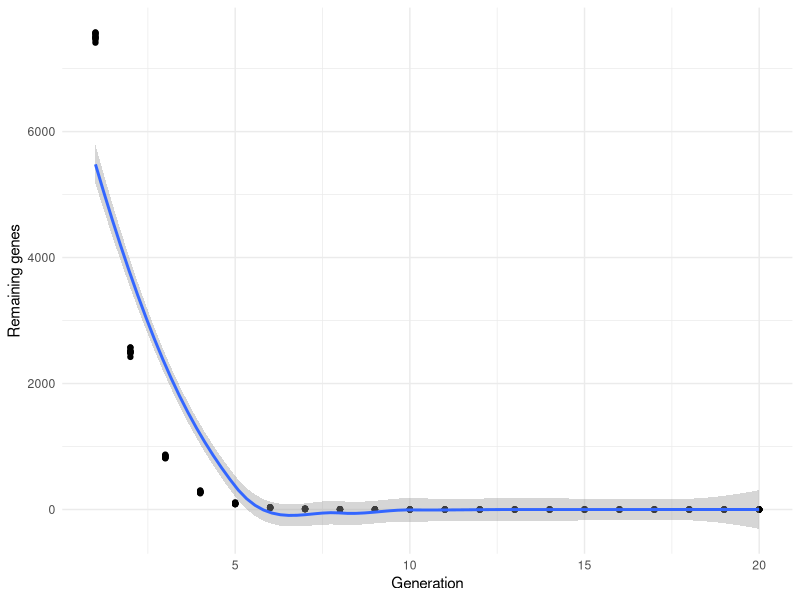

Write the R code that produced this figure.
# Simulate genetic recombination

library(caret)
library(tidyverse)

# make 2 decks of "cards" - one full of red cards, the other full of blue
Red <- rep("Red",30000)
Blue <- rep("Blue",30000)


# combine red and blue cards
combined <- c(Red,Blue) 

counts <- list()
full_counts <- data.frame(V1 = 1:20)

for(j in 1:10){

for(i in 1:20){

# shuffle and keep only half
shuffled <- sample(combined)
new_deck <- sample(shuffled,15000)

# count remaining red cards
reds <- new_deck == "Red"
num_reds <- sum(reds)
counts[i] <- num_reds
# combine new deck with another blue deck
combined <- c(new_deck,Blue)

}

full_counts[,j] <- counts %>% unlist()
combined <- c(Red,Blue) 

}

full_counts %>% 
  mutate(Trial=1:20) %>% 
  pivot_longer(starts_with("V")) %>%
  mutate(name = str_replace(name,"V","Trial_")) %>% 
  ggplot(aes(x=Trial,y=value)) +
  geom_point() +
  geom_smooth() +
  labs(x="Generation",y="Remaining genes") +
  theme_minimal()

